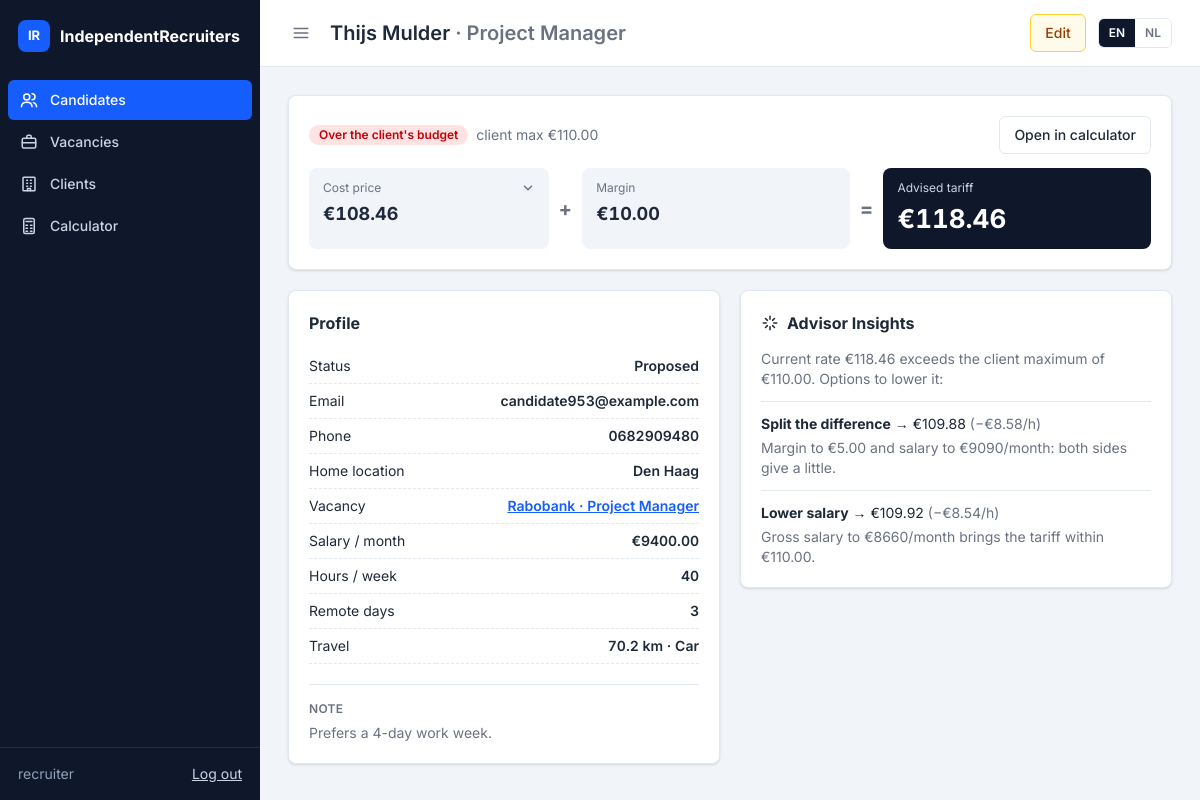
The page /candidates/56/ (signed in) on the database as committed earlier.
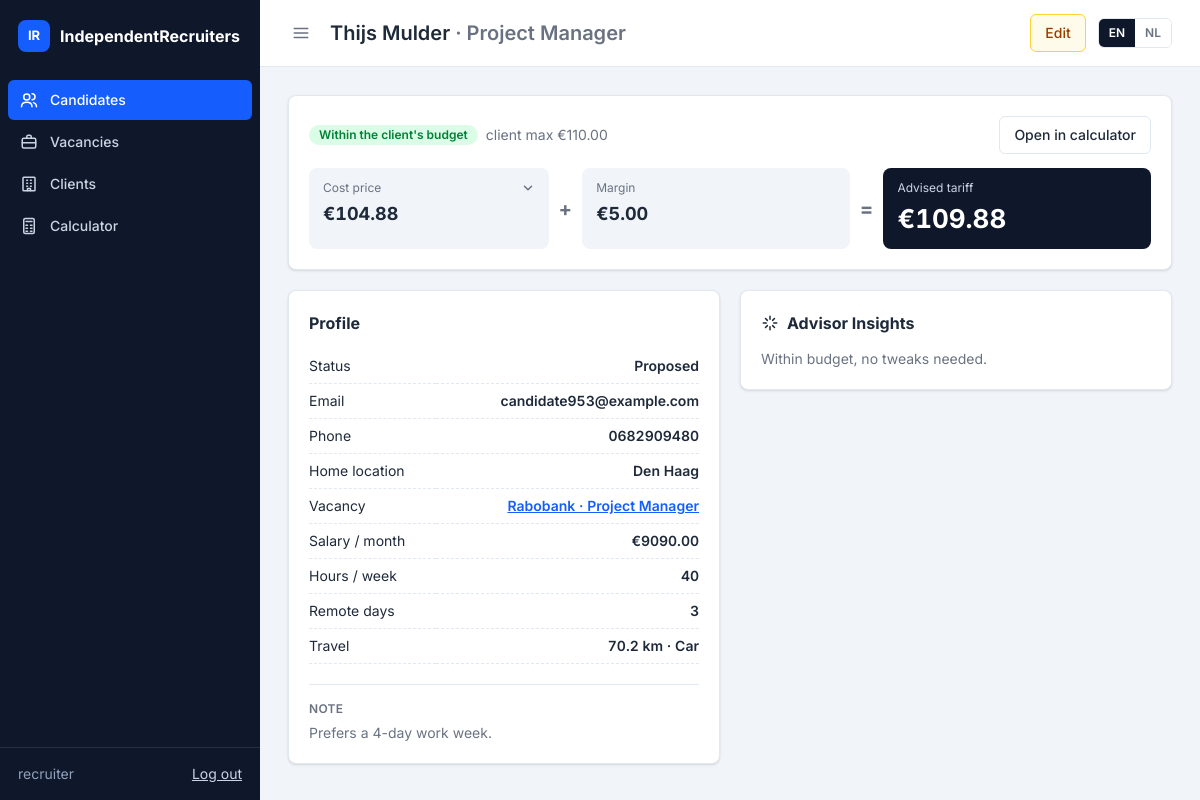
The same page on the database as committed later.
### candidates/models.py (models this page shows, shortened)
class Candidate(models.Model):
    class Status(models.TextChoices):
        INTAKE = "intake", _("Intake")
        AVAILABLE = "available", _("Available")
        PROPOSED = "proposed", _("Proposed")
        PLACED = "placed", _("Placed")
        INACTIVE = "inactive", _("Inactive")
    class Transport(models.TextChoices):
        CAR = "car", _("Car")
        OV = "ov", _("Public transport")
    first_name = models.CharField(_("first name"), max_length=100)
    last_name = models.CharField(_("last name"), max_length=100)
    email = models.EmailField(_("email"), blank=True)
    phone = models.CharField(_("phone"), max_length=30, blank=True)
    city = models.CharField(_("home location"), max_length=150, blank=True,
                            help_text=_("City, postcode or address, used to calculate travel distance"))
    desired_role = models.CharField(_("desired role"), max_length=150, blank=True)
    status = models.CharField(_("status"), max_length=20, choices=Status.choices, default=Status.INTAKE)
    expected_salary_month = models.DecimalField(_("desired gross salary / month (€)"), max_digits=8, decimal_places=2)
    hours_per_week = models.PositiveSmallIntegerField(
        _("desired hours per week"), default=40, validators=[MinValueValidator(1), MaxValueValidator(60)]
    )
    travel_distance_km = models.DecimalField(
        _("travel distance one way (km)"), max_digits=6, decimal_places=1, null=True, blank=True,
        help_text=_("Calculated automatically from the home location and the vacancy location"),
    )
    transport_type = models.CharField(_("travel means"), max_length=10, choices=Transport.choices, default=Transport.CAR)
    client_pays_travel = models.BooleanField(
        _("client pays travel costs"), default=False,
        help_text=_("Travel costs are then left out of the tariff (defaults to the vacancy's setting)"),
    )
    remote_days_per_week = models.PositiveSmallIntegerField(
        _("remote days / week"), default=0, validators=[MaxValueValidator(5)],
        help_text=_("Used for matching only"),
    )
    cost_factor = models.DecimalField(_("cost price factor"), max_digits=4, decimal_places=2, default=Decimal("2.00"))
    margin_per_hour = models.DecimalField(
        _("margin / hour (€)"), max_digits=6, decimal_places=2, default=Decimal("10.00"),
        validators=[MinValueValidator(C.MIN_MARGIN), MaxValueValidator(C.MAX_MARGIN)],
    )
    proposed_rate = models.DecimalField(
        _("proposed tariff / hour (€)"), max_digits=7, decimal_places=2, null=True, blank=True,
        help_text=_("Leave empty to use the advised tariff."),
    )
    vacancy = models.ForeignKey(
        "clients.Vacancy", on_delete=models.SET_NULL, null=True, blank=True,
        related_name="candidates", verbose_name=_("vacancy"),
    )
    notes = models.TextField(_("notes"), blank=True)
    created_at = models.DateTimeField(auto_now_add=True)
    updated_at = models.DateTimeField(auto_now=True)
    PRICING_FIELD_MAP = {
        "salary_month": "expected_salary_month",
        "hours_per_week": "hours_per_week",
        "cost_factor": "cost_factor",
        "margin": "margin_per_hour",
        "travel_distance_km": "travel_distance_km",
        "transport_type": "transport_type",
        "client_pays_travel": "client_pays_travel",
    }
    class Meta:
        ordering = ["-created_at"]
        verbose_name = _("candidate")
        verbose_name_plural = _("candidates")
    @property
    def full_name(self):
        return f"{self.first_name} {self.last_name}".strip()
    def pricing_input(self, vacancy=_UNSET, **overrides) -> PricingInput:
        vacancy = self.vacancy if vacancy is _UNSET else vacancy
        data = {engine: getattr(self, model) for engine, model in self.PRICING_FIELD_MAP.items()}
        if vacancy != self.vacancy:
            data["client_pays_travel"] = bool(vacancy and vacancy.client_pays_travel)
        data.update(
            max_rate=vacancy.max_rate_per_hour if vacancy else None,
            proposed_rate=self.proposed_rate,
        )
        data.update(overrides)
        return PricingInput(**data)
    @property
    def pricing(self):
        if not hasattr(self, "_pricing_cache"):
            self._pricing_cache = calculate(self.pricing_input())
        return self._pricing_cache

### clients/models.py (models this page shows, shortened)
class Vacancy(models.Model):
    client = models.ForeignKey(Client, on_delete=models.CASCADE, related_name="vacancies", verbose_name=_("client"))
    title = models.CharField(_("title"), max_length=200)
    address = models.CharField(_("address / postcode"), max_length=200, blank=True,
                               help_text=_("Work location, used to calculate travel distance"))
    city = models.CharField(_("city"), max_length=100, blank=True)
    max_rate_per_hour = models.DecimalField(_("max client rate / hour (€)"), max_digits=7, decimal_places=2)
    hours_per_week = models.PositiveSmallIntegerField(_("hours per week"), default=40)
    remote_days_allowed = models.PositiveSmallIntegerField(_("remote days allowed"), default=0)
    min_salary = models.DecimalField(_("min salary / month (€)"), max_digits=8, decimal_places=2, null=True, blank=True)
    max_salary = models.DecimalField(_("max salary / month (€)"), max_digits=8, decimal_places=2, null=True, blank=True)
    skills = models.TextField(_("skills / keywords"), blank=True, help_text=_("Comma separated"))
    client_pays_travel = models.BooleanField(
        _("client pays travel costs"), default=False,
        help_text=_("Travel costs are then left out of the tariff"),
    )
    is_open = models.BooleanField(_("open"), default=True)
    class Meta:
        ordering = ["client__name", "title"]
        verbose_name = _("vacancy")
        verbose_name_plural = _("vacancies")
    def __str__(self):
        return f"{self.client.name} · {self.title}"
    @property
    def location(self):
        """Work location for the travel distance (address + city, falling back to the client's city)."""
        return ", ".join(part for part in (self.address, self.city or self.client.city) if part)

class Client(models.Model):
    name = models.CharField(_("name"), max_length=200)
    industry = models.CharField(_("industry"), max_length=100, blank=True)
    city = models.CharField(_("city"), max_length=100, blank=True)
    contact_name = models.CharField(_("contact name"), max_length=150, blank=True)
    contact_email = models.EmailField(_("contact email"), blank=True)
    class Meta:
        ordering = ["name"]

### candidates/views.py (the view)
# urls.py: path("<int:pk>/", views.candidate_detail, name="detail"),
def candidate_detail(request, pk):
    candidate = get_object_or_404(Candidate.objects.select_related("vacancy__client"), pk=pk)
    return render(request, "candidates/detail.html", advisor_panel_context(candidate))

### candidates/templates/candidates/detail.html (shortened to what this page needs)
{% extends "core/base.html" %}
{% load i18n static %}
{% block heading %}{{ candidate.full_name }} <span class="text-gray-500">· {{ candidate.desired_role }}</span>{% endblock %}
{% block page_actions %}
    <a class="{{ ui.btn_edit }}" href="{% url 'candidates:update' candidate.pk %}">{% trans "Edit" %}</a>
{% endblock %}
{% block content %}
<div class="flex flex-col gap-5">
    {% include "pricing/_calculator_panel.html" %}
    <div class="grid grid-cols-1 items-start gap-5 lg:grid-cols-2">
        <div class="{{ ui.card }}">
            <h2 class="{{ ui.h2 }}">{% trans "Profile" %}</h2>
            <table class="{{ ui.kv_table }}">
                <tr><td>{% trans "Status" %}</td><td class="{{ ui.kv_value }}">{{ candidate.get_status_display }}</td></tr>
                <tr><td>{% trans "Email" %}</td><td class="{{ ui.kv_value }}">{{ candidate.email|default:"—" }}</td></tr>
                <tr><td>{% trans "Phone" %}</td><td class="{{ ui.kv_value }}">{{ candidate.phone|default:"—" }}</td></tr>
                <tr><td>{% trans "Home location" %}</td><td class="{{ ui.kv_value }}">{{ candidate.city|default:"—" }}</td></tr>
                <tr><td>{% trans "Vacancy" %}</td><td class="{{ ui.kv_value }}">{% if candidate.vacancy %}<a href="{% url 'clients:detail' candidate.vacancy.pk %}">{{ candidate.vacancy }}</a>{% else %}—{% endif %}</td></tr>
                <tr><td>{% trans "Salary / month" %}</td><td class="{{ ui.kv_value }}">€{{ candidate.expected_salary_month }}</td></tr>
                <tr><td>{% trans "Hours / week" %}</td><td class="{{ ui.kv_value }}">{{ candidate.hours_per_week }}</td></tr>
                <tr><td>{% trans "Remote days" %}</td><td class="{{ ui.kv_value }}">{{ candidate.remote_days_per_week }}</td></tr>
                <tr><td>{% trans "Travel" %}</td><td class="{{ ui.kv_value }}">{% if candidate.travel_distance_km is not None %}{{ candidate.travel_distance_km }} km · {{ candidate.get_transport_type_display }}{% else %}{% trans "unknown" %}{% endif %}</td></tr>
            </table>
            {% if candidate.notes %}
                <div class="mt-5 border-t border-slate-200 pt-4">
                    <h3 class="mb-1.5 {{ ui.section_label }}">{% trans "Note" %}</h3>
                    <p class="text-gray-500">{{ candidate.notes|linebreaksbr }}</p>
                </div>
            {% endif %}
        </div>
        {% if candidate.vacancy %}{% include "clients/_advisor_panel.html" %}{% endif %}
    </div>
</div>
{% endblock %}

### core/templates/core/base.html (shortened to what this page needs)
{% load static i18n %}<!DOCTYPE html>
{% get_current_language as LANGUAGE_CODE %}
<html lang="{{ LANGUAGE_CODE }}">
<head>
    <link rel="stylesheet" href="https://cdn.datatables.net/2.3.4/css/dataTables.dataTables.css">
    <link rel="stylesheet" href="https://cdn.datatables.net/buttons/3.2.5/css/buttons.dataTables.css">
<link rel="stylesheet" href="{% static 'core/css/app.css' %}">
    <script src="https://cdn.jsdelivr.net/npm/@tailwindcss/browser@4.3.3"></script>
</head>
<body class="bg-slate-100 font-[Inter,system-ui,sans-serif] text-sm text-gray-800 [&_a:not([class])]:text-blue-600 [&_a:not([class])]:underline">
<div class="flex min-h-screen">
    <aside id="sidebar" class="group/sidebar sticky top-0 flex h-screen w-65 shrink-0 flex-col bg-slate-900 text-slate-300 transition-[width,translate] duration-200 lg:data-collapsed:w-16 max-lg:fixed max-lg:z-20 max-lg:-translate-x-full max-lg:data-open:translate-x-0">
        <a class="flex items-center gap-2.5 px-4.5 py-5 text-base font-bold text-white lg:group-data-collapsed/sidebar:justify-center lg:group-data-collapsed/sidebar:px-0" href="{% url 'candidates:list' %}">
            <span class="grid size-8 shrink-0 place-items-center rounded-lg bg-blue-600 text-[13px]">IR</span>
            <span class="lg:group-data-collapsed/sidebar:hidden">IndependentRecruiters</span>
        </a>
        <nav class="flex flex-1 flex-col gap-0.5 p-2">
            {% for item in nav_items %}
                <a href="{% url item.url_name %}" class="flex items-center gap-3 rounded-md px-3 py-2.5 font-medium [&>svg]:shrink-0 lg:group-data-collapsed/sidebar:justify-center lg:group-data-collapsed/sidebar:px-0 {% if item.active %}bg-blue-600 text-white{% else %}text-slate-300 hover:bg-slate-800 hover:text-white{% endif %}">
                    {% include "core/_icon.html" with name=item.icon %}
                    <span class="lg:group-data-collapsed/sidebar:hidden">{{ item.label }}</span>
                </a>
            {% endfor %}
        </nav>
        <div class="flex items-center justify-between border-t border-white/10 px-4.5 py-4 lg:group-data-collapsed/sidebar:hidden">
            <span class="text-slate-400">{{ request.user.get_username }}</span>
            <form method="post" action="{% url 'logout' %}">
                <button type="submit" class="cursor-pointer text-slate-300 underline hover:text-white">{% trans "Log out" %}</button>
            </form>
        </div>
    </aside>
    <div class="flex min-w-0 flex-1 flex-col">
        <header class="sticky top-0 z-10 flex items-center gap-4 border-b border-slate-200 bg-white px-4 py-3.5 lg:px-7">
            <button class="{{ ui.icon_button }}" id="sidebar-toggle" aria-label="{% trans 'Toggle menu' %}">
                {% include "core/_icon.html" with name="menu" %}
            </button>
            <h1 class="flex-1 text-xl font-semibold">{% block heading %}{% endblock %}</h1>
            <div class="flex items-center gap-3">
                {% block page_actions %}{% endblock %}
                <form action="{% url 'set_language' %}" method="post" class="flex overflow-hidden rounded-md border border-slate-200">
                    {% get_available_languages as LANGUAGES %}
                    {% for code, name in LANGUAGES %}
                        <button type="submit" name="language" value="{{ code }}"
                                class="cursor-pointer px-2.5 py-1.5 text-xs font-semibold {% if code == LANGUAGE_CODE %}bg-slate-900 text-white{% else %}bg-white text-gray-500 hover:bg-slate-100{% endif %}">{{ code|upper }}</button>
                    {% endfor %}
                </form>
            </div>
        </header>
        <main class="w-full max-w-360 p-4 lg:p-7">
            {% block content %}{% endblock %}
        </main>
    </div>
</div>
    {% trans "Actions" as t_actions %}{% trans "Could not load the form." as t_load %}{% trans "Something went wrong. Please try again." as t_error %}
</body>
</html>

### pricing/templates/pricing/_calculator_panel.html (shortened to what this page needs)
{% load i18n ui %}
{% with p=candidate.pricing %}
<div class="{{ ui.card }}">
    <p class="mb-3.5 flex flex-wrap items-center gap-2">
        <span class="{{ p.budget_status|badge }}">
            {% if p.budget_status == "ok" %}{% trans "Within the client's budget" %}{% elif p.budget_status == "over" %}{% trans "Over the client's budget" %}{% elif p.budget_status == "too_low" %}{% trans "More than 10% below the client's maximum: too cheap?" %}{% else %}{% trans "No vacancy linked" %}{% endif %}
        </span>
        {% if p.max_rate %}<span class="text-gray-500">{% trans "client max" %} €{{ p.max_rate|floatformat:2 }}</span>{% endif %}
        <a class="ml-auto {{ ui.btn_secondary }}" href="{% url 'pricing:calculator' %}?candidate={{ candidate.pk }}">{% trans "Open in calculator" %}</a>
    </p>
    <div class="{{ ui.sum_grid }}">
        {% trans "Cost price" as label %}{% trans "How is the cost price calculated?" as hint %}
        {% include "pricing/_steps_tile.html" with value=p.cost_price steps=p.cost_steps %}
        <div class="{{ ui.sum_op }}">+</div>
        <div class="{{ ui.sum_item }}"><span class="{{ ui.sum_label }}">{% trans "Margin" %}</span><strong class="{{ ui.sum_value }}">€{{ p.margin }}</strong></div>
        <div class="{{ ui.sum_op }}">=</div>
        <div class="{{ ui.sum_total }}"><span class="{{ ui.sum_total_label }}">{% trans "Advised tariff" %}</span><strong class="{{ ui.sum_total_value }}">€{{ p.advised_rate }}</strong></div>
    </div>
</div>
{% endwith %}

### clients/templates/clients/_advisor_panel.html (shortened to what this page needs)
{% load i18n %}
<div class="{{ ui.card }}">
    <h2 class="flex items-center gap-2 {{ ui.h2 }}">
        {% include "core/_icon.html" with name="spark" %}
        {% trans "Advisor Insights" %}
    </h2>
    {% if options %}
        {% if options.0.key == "increase_margin" %}
            <p class="text-gray-500">
                {% blocktrans with rate=candidate.pricing.final_rate max=candidate.vacancy.max_rate_per_hour %}Current rate €{{ rate }} is significantly below the client maximum of €{{ max }}.{% endblocktrans %}
            </p>
        {% else %}
            <p class="text-gray-500">
            </p>
        {% endif %}
        {% for option in options %}
            <div class="mt-3 border-t border-slate-200 pt-3">
                <div>
                    <strong>{{ option.title }}</strong>
                    {% if option.key != "increase_margin" %}
                        → €{{ option.new_rate }}
                        <span class="text-gray-500">(−€{{ option.savings_per_hour }}/h)</span>
                    {% endif %}
                    <div class="mt-1 text-gray-500">{{ option.reason }}</div>
                </div>
            </div>
        {% endfor %}
    {% else %}
        <p class="text-gray-500">{% trans "Within budget, no tweaks needed." %}</p>
    {% endif %}
</div>

Rows that differ between the two databases and show on the page:
changed Candidate "Thijs Mulder": expected_salary_month "9400.00" → "9090.00"; vacancy.max_rate_per_hour "Current rate €118.46 exceeds the client maximum of €110.00. Options to lower it:" → (not shown)
Other text that changed with them:
{{ value }}: "108.46" → "104.88"
{{ p.margin }}: "10.00" → "5.00"
{{ p.advised_rate }}: "118.46" → "109.88"
text no longer shown: "Over the client's budget"
text now shown: "Within the client's budget Within budget, no tweaks needed."
list line gone: "Split the difference → € 109.88 (−€ 8.58 /h) Margin to €5.00 and salary to €9090/month: both sides give a little."
list line gone: "Lower salary → € 109.92 (−€ 8.54 /h) Gross salary to €8660/month brings the tariff within €110.00."
